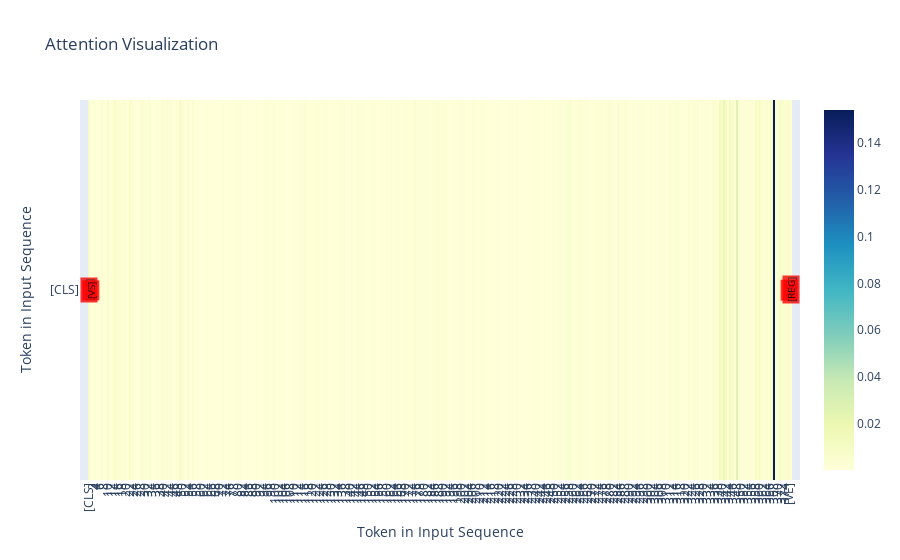

Notebook code for this chart:
### Code cell
def visualize_attention(
    attention_weights,
    patient,
    special_tokens,
    tokenizer,
    truncate=False,
    only_cls=False,
    top_k=10,
):
    # Convert attention tensor to numpy array and squeeze the batch dimension
    concept_ids = patient["concept_ids"].squeeze(0).cpu().numpy()
    attention_weights = attention_weights.squeeze(0).cpu().numpy()

    # Truncate attention weights if specified
    if truncate:
        truncate_at = patient["attention_mask"].sum().numpy()
        attention_weights = attention_weights[:, :truncate_at, :truncate_at]
        concept_ids = concept_ids[:truncate_at]

    if only_cls:
        attention_weights = attention_weights[:, :1, :]

    # Average attention weights across heads
    attention_weights = attention_weights.mean(axis=0)

    # Generate token labels, marking special tokens with a special symbol
    x_token_labels = [
        f"{tokenizer.id_to_token(token)}"
        if tokenizer.id_to_token(token) in special_tokens
        else str(i)
        for i, token in enumerate(concept_ids)
    ]
    y_token_labels = ["[CLS]"]

    # Generate hover text
    hover_text = [
        [
            f"Token {tokenizer.id_to_token(concept_ids[row])} with Token {tokenizer.id_to_token(concept_ids[col])}:"
            f"Attention Value {attention_weights[row, col]:.3f}"
            for col in range(attention_weights.shape[1])
        ]
        for row in range(attention_weights.shape[0])
    ]

    # Generate annotations for special tokens
    annotations = []
    for i, token in enumerate(concept_ids):
        if tokenizer.id_to_token(token) in special_tokens:
            annotations.append(
                dict(
                    x=i,
                    y=0.5,
                    xref="x",
                    yref="paper",  # Use 'paper' coordinates for y
                    text=tokenizer.id_to_token(token),
                    showarrow=False,
                    font=dict(color="black", size=10),
                    textangle=-90,
                    bgcolor="red",
                    opacity=0.8,
                ),
            )

    # Plot the attention matrix as a heatmap
    fig = go.Figure(
        data=go.Heatmap(
            z=attention_weights,
            x=x_token_labels,
            y=y_token_labels,
            hoverongaps=False,
            hoverinfo="text",
            text=hover_text,
            colorscale="YlGnBu",
        ),
    )

    fig.update_layout(
        title="Attention Visualization",
        xaxis_nticks=len(concept_ids),
        yaxis_nticks=len(y_token_labels),
        xaxis_title="Token in Input Sequence",
        yaxis_title="Token in Input Sequence",
        annotations=annotations,
        xaxis_tickangle=-90,
    )

    # Print top k tokens with their attention values
    top_k_indices = np.argsort(-attention_weights, axis=None)[:top_k]
    top_k_values = attention_weights.flatten()[top_k_indices]
    top_k_indices = np.unravel_index(top_k_indices, attention_weights.shape)

    for idx in range(len(top_k_indices[0])):
        token1 = top_k_indices[0][idx]
        token2 = top_k_indices[1][idx]
        attention_value = top_k_values[idx]
        print(
            f"Token {tokenizer.id_to_token(concept_ids[token1])} "
            f"with Token {tokenizer.id_to_token(concept_ids[token2])}: "
            f"Attention Value {attention_value:.3f}",
        )

    fig.show()


# Visualize the attention matrix with special tokens
special_tokens = ["[CLS]", "[VS]", "[VE]", "[REG]"]
visualize_attention(
    last_attention_matrix,
    patient=patient,
    special_tokens=special_tokens,
    tokenizer=tokenizer,
    truncate=True,
    only_cls=True,
    top_k=15,
)

### Figure 1 — Plotly figure (JSON) as saved in the notebook; plotly's stock layout.template omitted (floating-point values rounded to 4 significant figures; data arrays with more than 128 entries replaced by an {"elided": "..."} marker saying what was removed)
{"data": [{"colorscale": [[0, "rgb(255,255,217)"], [0.125, "rgb(237,248,177)"], [0.25, "rgb(199,233,180)"], [0.375, "rgb(127,205,187)"], [0.5, "rgb(65,182,196)"], [0.625, "rgb(29,145,192)"], [0.75, "rgb(34,94,168)"], [0.875, "rgb(37,52,148)"], [1, "rgb(8,29,88)"]], "hoverinfo": "text", "hoverongaps": false, "text": {"elided": "1x378 str values"}, "type": "heatmap", "x": {"elided": "378 str values"}, "y": ["[CLS]"], "z": {"elided": "1x378 float values"}}], "layout": {"annotations": [{"bgcolor": "red", "font": {"color": "black", "size": 10}, "opacity": 0.8, "showarrow": false, "text": "[CLS]", "textangle": -90, "x": 0, "xref": "x", "y": 0.5, "yref": "paper"}, {"bgcolor": "red", "font": {"color": "black", "size": 10}, "opacity": 0.8, "showarrow": false, "text": "[VS]", "textangle": -90, "x": 1, "xref": "x", "y": 0.5, "yref": "paper"}, {"bgcolor": "red", "font": {"color": "black", "size": 10}, "opacity": 0.8, "showarrow": false, "text": "[VE]", "textangle": -90, "x": 376, "xref": "x", "y": 0.5, "yref": "paper"}, {"bgcolor": "red", "font": {"color": "black", "size": 10}, "opacity": 0.8, "showarrow": false, "text": "[REG]", "textangle": -90, "x": 377, "xref": "x", "y": 0.5, "yref": "paper"}], "title": {"text": "Attention Visualization"}, "xaxis": {"nticks": 378, "tickangle": -90, "title": {"text": "Token in Input Sequence"}}, "yaxis": {"nticks": 1, "title": {"text": "Token in Input Sequence"}}}}
